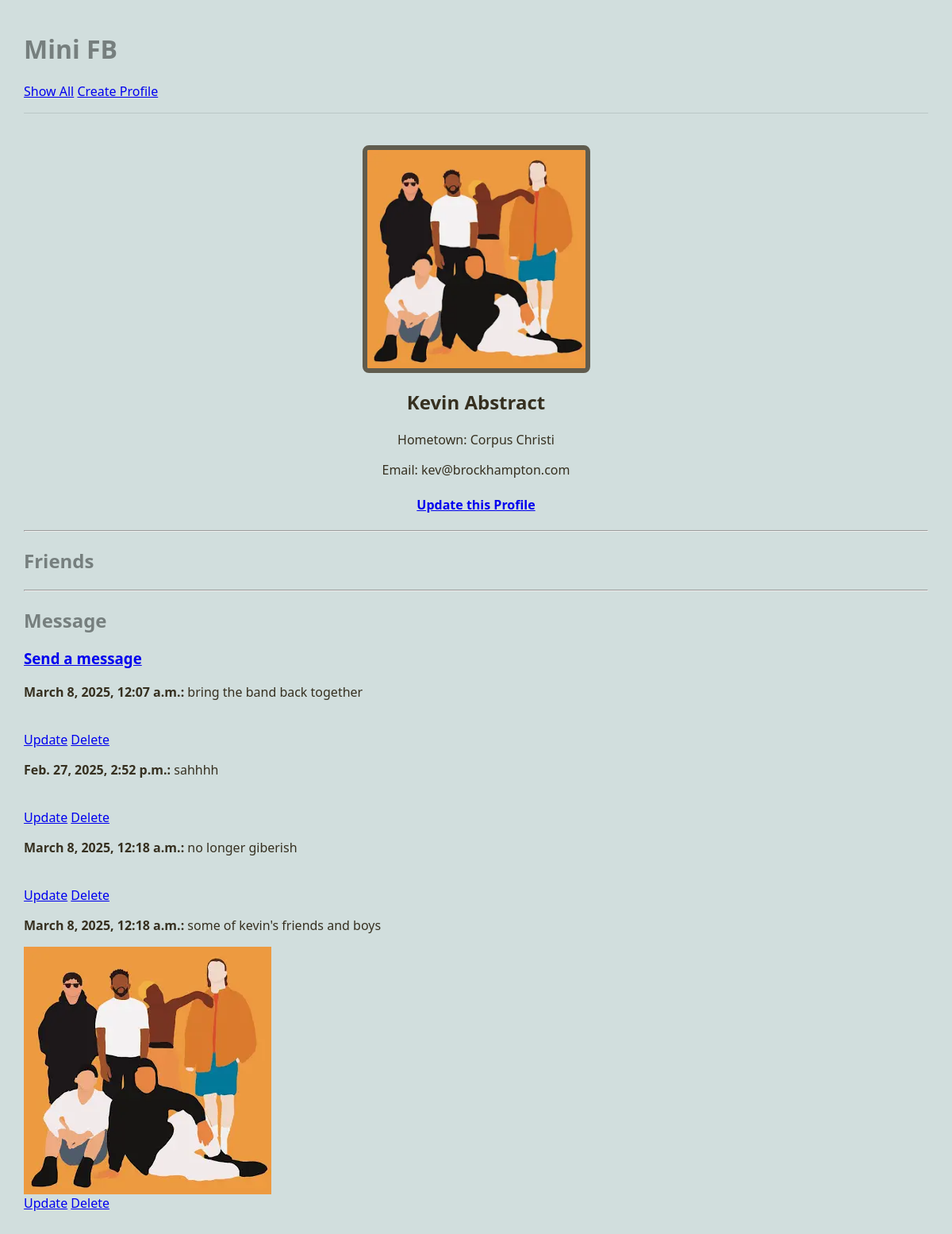
Page /mini_fb/profile/1 on the earlier database version.
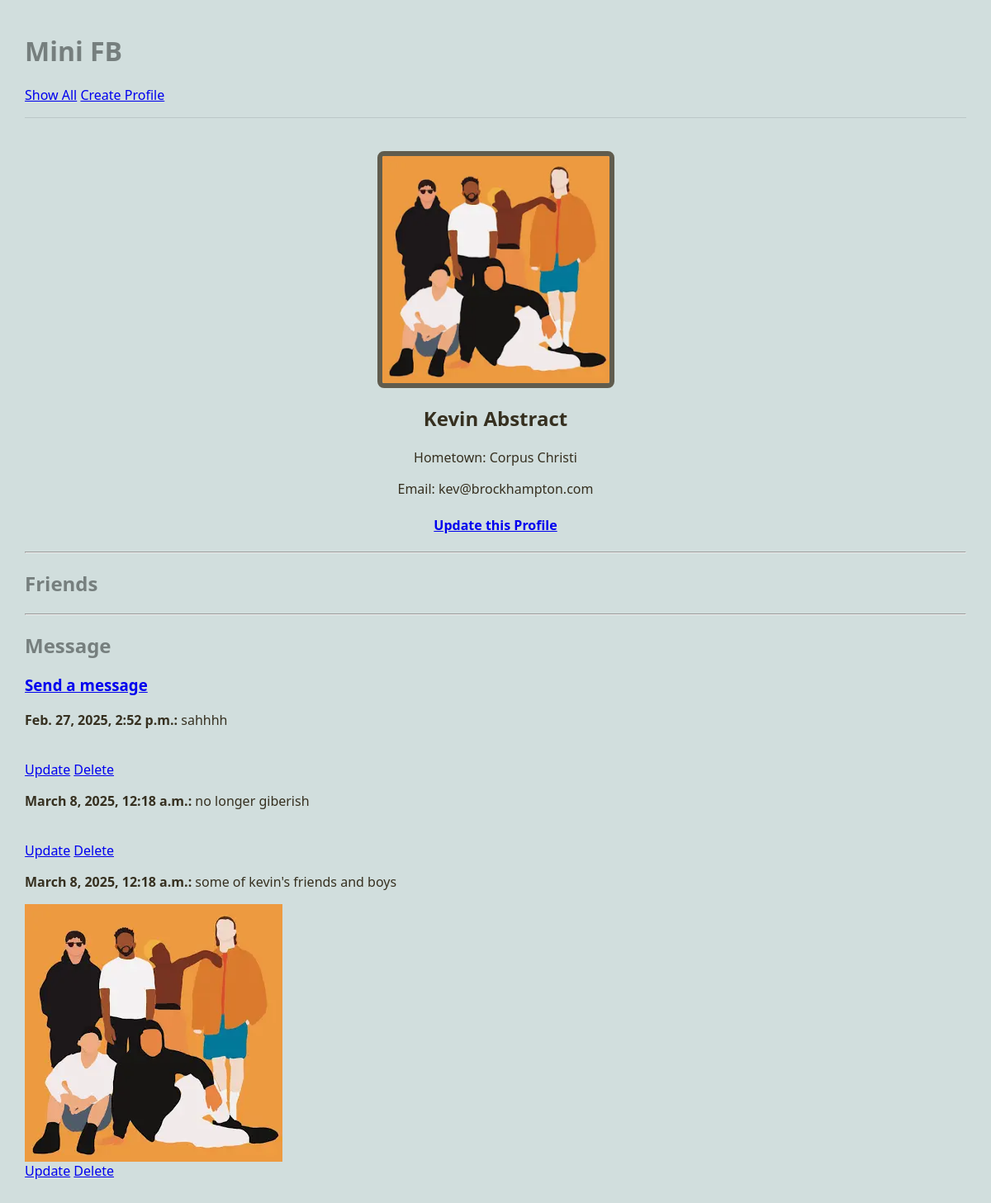
Same page on the later database version.
### mini_fb/models.py (models this page shows, shortened)
class StatusMessage(models.Model):
    profile = models.ForeignKey("Profile", on_delete=models.CASCADE)
    message = models.TextField(blank=False)
    timestamp = models.DateTimeField(auto_now=True)
    def get_images(self):
        status_images = StatusImage.objects.filter(status_message=self)
        images = []
        for status_image in status_images:
            images.append(status_image.image)
        return images

class Image(models.Model):
    image_file = models.ImageField(blank=False) # an actual image
    profile = models.ForeignKey("Profile", on_delete=models.CASCADE)
    caption = models.TextField(blank=True)
    timestamp = models.DateTimeField(auto_now=True)

### mini_fb/views.py (the view)
# urls.py: path('profile/<int:pk>', ShowProfilePageView.as_view(), name='profile'),
class ShowProfilePageView(DetailView):
    model = Profile
    template_name = "mini_fb/show_profile.html"
    context_object_name = "profile"

### mini_fb/models.py (called while the page is built)
    def get_status_messages(self):
        messages = StatusMessage.objects.filter(profile=self)
        return messages

    def get_friends(self):
        friend1 = Friend.objects.filter(profile1=self)
        friend2 = Friend.objects.filter(profile2=self)
        friends = []
        for friend in friend1:
            friends.append(friend.profile2)
        for friend in friend2:
            friends.append(friend.profile1)
        return friends

### mini_fb/templates/mini_fb/show_profile.html (shortened to what this page needs)
{% extends 'mini_fb/base.html' %}
{% block content %}
<main class="profile-container" style="text-align: center;">
    {% if profile.profile_image %}
    <div class="singular-profile-img">
        <img src="{{profile.profile_image.url}}" alt="Profile photo of {{profile.first_name}}" style="width: px;">
    </div>
    {% else %}
    <h3>No Image</h3>
    {% endif %}
    <div class="profile-info">
        <h2>{{profile.first_name}} {{profile.last_name}}</h2>
        <p>Hometown: {{profile.city}}</p>
        <p>Email: {{profile.email}}</p>
        <h4>
            <a href="{% url 'update_profile' profile.pk %}">Update this Profile</a>
	    </h4>
    </div>
    <hr>
</main>
<h2>Friends</h2>
<hr>
<h2>Message</h2>
<h3>
    <a href="{% url 'create_status' profile.pk %}">Send a message</a>
</h3>
{% for message in profile.get_status_messages %}
    <div>
        <p><strong>{{ message.timestamp }}: </strong>{{ message.message }}</p>
        {% for img in message.get_images %}
        <img src='{{img.image_file.url}}' alt='{{img.image_file.url}}'>
        {% endfor %}
        <br>
        <a href="{% url 'update_status' message.pk %}">Update</a> <a href="{% url 'delete_status_message' message.pk %}">Delete</a>
    </div>
{% endfor %}
{% endblock %}

Differences in the rows shown:
removed StatusMessage: timestamp "March 8, 2025, 12:07 a.m.", message "bring the band back together"
